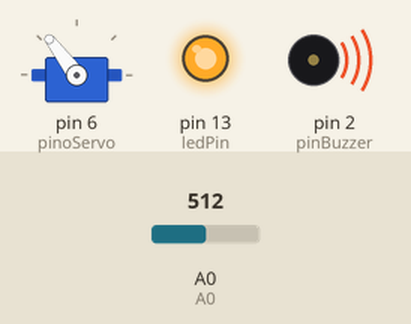
The sketch below on a simulated Arduino Uno, built with avr-gcc and run on an emulated ATmega328P. Parts: servo, output pins drawn as LEDs (lit = HIGH), buzzer (waves = sounding). The inputs (shaded band) are chosen by the test bench; at power-on: A0 = 512.

Above: at 1.2 s.
1.3 s: A0 set to 716
At 2.5 s:
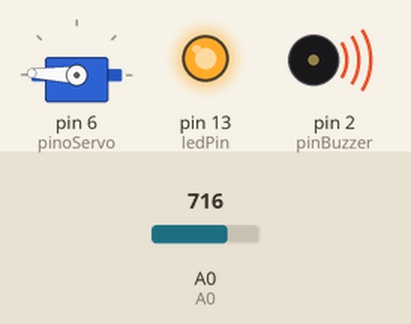
2.8 s: A0 set to 900
At 3.6 s:
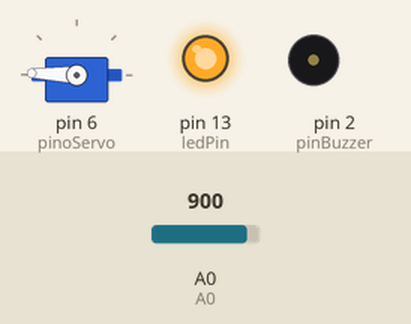
5.3 s: A0 set to 306
At 7.8 s:
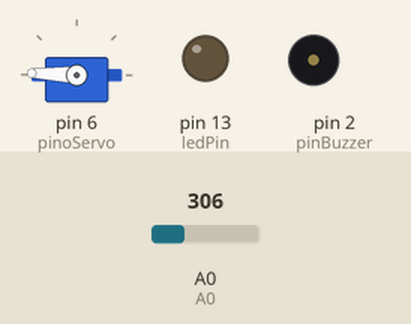
8.3 s: A0 set to 170
At 9.2 s:
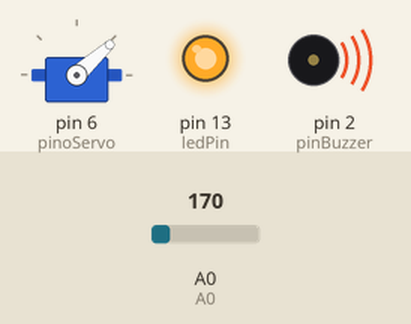
9.8 s: A0 set to 140
At 10.4 s:
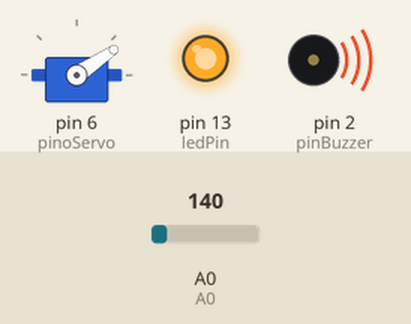
11.3 s: A0 set to 511
At 12.7 s:
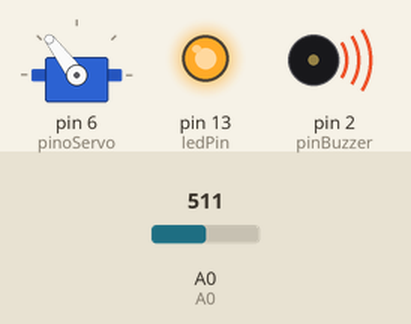
Timing chart, 0 to 13.8 s (numbered marks = the images above; inputs shaded):
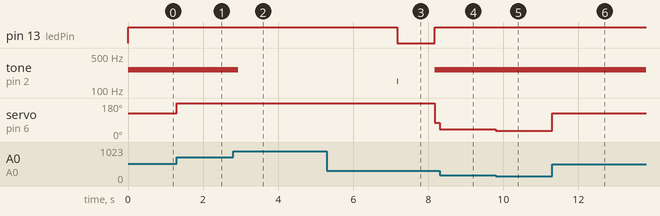

Measured:
- after the input at 1.3 s, servo on pin 6 (pinoServo): 127° → 178° at once
- after the input at 2.8 s, tone on pin 2 (pinBuzzer): 262 Hz → silent after 0.14 s
- after the input at 5.3 s, tone on pin 2 (pinBuzzer): stays silent (without the input it goes to 784 Hz after 1.2 s)
- after the input at 8.3 s, servo on pin 6 (pinoServo): 76° → 42° at once
- after the input at 9.8 s, servo on pin 6 (pinoServo): 42° → 34° at once
- after the input at 11.3 s, servo on pin 6 (pinoServo): 34° → 127° at once

The sketch:

potenciometro-e-servo-e-led.ino
```cpp
#include <Servo.h>
#define A0 0//pino do potenciometro
#define ledPin 13//pino do led
#define tempo 10
Servo s;
int valPot = 0; // variavel que armazena o valor da leitura do potenciometro
const int pinoServo = 6;
const int pinBuzzer = 2;
int som =  262;
//função que faz o som da cirene
void cirene(){
  for (int frequencia = 150; frequencia < 1800; frequencia +=1){
    tone(pinBuzzer, frequencia, tempo);
    delay(1);
  }
  for(int frequencia = 1800; frequencia > 150; frequencia -=1){
    tone(pinBuzzer, frequencia, tempo);
    delay(1);
  }
}
void setup() {
  // put your setup code here, to run once:
  s.attach(pinoServo);
  s.write(0);
  pinMode(ledPin, OUTPUT); //configura o lad como saida no caso a porta
  pinMode(pinBuzzer, OUTPUT);
}

void loop() {
  // put your main code here, to run repeatedly:
  valPot = analogRead(A0); // faz a leitura do potenciometro
  valPot = map(valPot,0,1023, 0,255); // converte de 1023 para 255
  //analogWrite(ledPin, valPot);//aciona o lad
  if(valPot <= 180){
      s.write(valPot);
      if(valPot >= 20){
        digitalWrite(ledPin, HIGH);
        tone(pinBuzzer, som, 200);
      }else{
        digitalWrite(ledPin, LOW);
      }
    }else{
      digitalWrite(ledPin, HIGH);
      delay(1000);
      cirene();
      digitalWrite(ledPin, LOW);
      delay(1000);
    }

}
```
